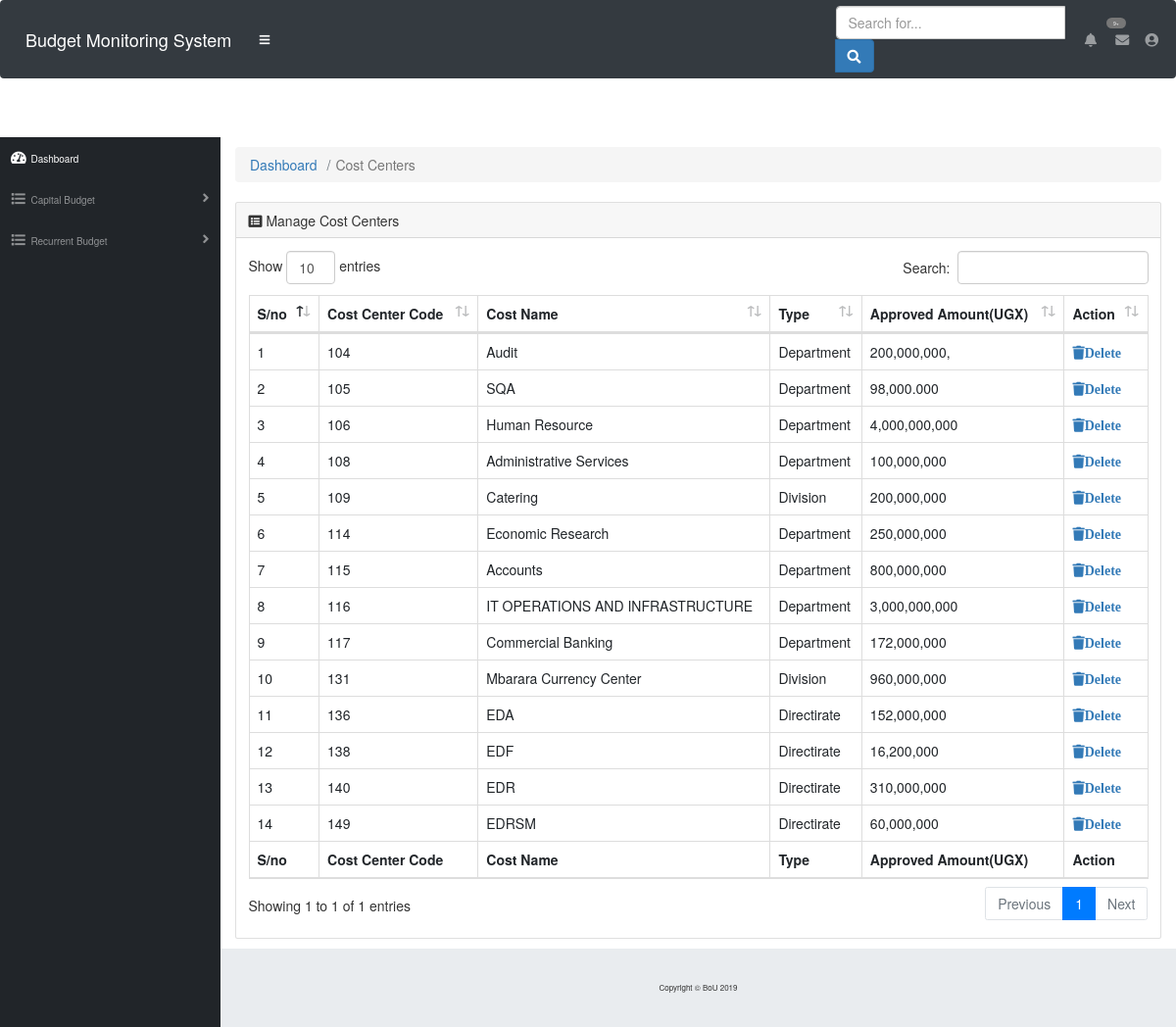
The page /BudgetViewer/manage_cost_centers.php on the database its author committed.
### tables this page shows
CREATE TABLE `costcenters` (
  `costcenterID` int(255) NOT NULL,
  `cost_center_code` varchar(100) NOT NULL,
  `names` varchar(200) NOT NULL,
  `type` char(100) DEFAULT NULL,
  `approvedAmount` varchar(200) DEFAULT NULL,
  `PostingDate` timestamp NOT NULL DEFAULT CURRENT_TIMESTAMP
);

### BudgetViewer/manage_cost_centers.php (the view, shortened to what this page needs)
 <?php
 include('include/mainheader.php');
 include('include/config.php');
?>
<div id="content-wrapper">
      <div class="container-fluid">
        <ol class="breadcrumb">
          <li class="breadcrumb-item">
            <a href="dashboard.php">Dashboard</a>
          </li>
          <li class="breadcrumb-item active">Cost Centers</li>
        </ol>
        <div class="card mb-3">
          <div class="card-header">
            <i class="fas fa-list-alt"></i>
            Manage Cost Centers</div>
          <div class="card-body">
            <div class="table-responsive">
              <table class="table table-bordered" id="dataTable" width="100%" cellspacing="0">
                <thead>
                  <tr>
                    <th>S/no</th>
                    <th>Cost Center Code</th>
                    <th>Cost Name</th>
                    <th>Type</th>
                    <th>Approved Amount(UGX)</th>
                    <th>Action</th>
                  </tr>
                </thead>
                <tfoot>
                  <tr>
                    <th>S/no</th>
                    <th>Cost Center Code</th>
                    <th>Cost Name</th>
                    <th>Type</th>
                    <th>Approved Amount(UGX)</th>
                    <th >Action</th>
                  </tr>
                </tfoot>
                <?php
                $result = mysqli_query($db,"SELECT *FROM costcenters");
                $count=1;
                while($row=mysqli_fetch_array($result)) {?>
                  <tbody>
                  <tr>
                    <td><?php echo $count?></td>
                  <td><?php echo  $row['cost_center_code']?></td>
                  <td><?php echo  $row['names']?></td> <td><?php echo  $row['type']?></td>
                  <td><?php echo  $row['approvedAmount']?></td>
                  <td>
               <a href="manage_cost_centers.php?costcenterID=<?php echo $row['costcenterID'];?>" onclick="return confirm('Are you sure you want yo delete')" <i class="fa fa-trash">Delete</i></a>
                  </td>
                  </tr>
                </tbody>
                                <?php $count=$count+1; } ?>
              </table>
            </div>
          </div>
      </div>
      <footer class="sticky-footer">
        <div class="container my-auto">
          <div class="copyright text-center my-auto">
            <span>Copyright © BoU 2019</span>
          </div>
        </div>
      </footer>
    </div>
  </div>

### rows shown on the page
costcenters: cost_center_code "104", names "Audit", type "Department", approvedAmount "200,000,000,"
costcenters: cost_center_code "105", names "SQA", type "Department", approvedAmount "98,000.000"
costcenters: cost_center_code "106", names "Human Resource", type "Department", approvedAmount "4,000,000,000"
costcenters: cost_center_code "108", names "Administrative Services", type "Department", approvedAmount "100,000,000"
costcenters: cost_center_code "109", names "Catering", type "Division", approvedAmount "200,000,000"
costcenters: cost_center_code "114", names "Economic Research", type "Department", approvedAmount "250,000,000"
costcenters: cost_center_code "115", names "Accounts", type "Department", approvedAmount "800,000,000"
costcenters: cost_center_code "116", names "IT OPERATIONS AND INFRASTRUCTURE", type "Department", approvedAmount "3,000,000,000"
costcenters: cost_center_code "117", names "Commercial Banking", type "Department", approvedAmount "172,000,000"
costcenters: cost_center_code "131", names "Mbarara Currency Center", type "Division", approvedAmount "960,000,000"
costcenters: cost_center_code "136", names "EDA", type "Directirate", approvedAmount "152,000,000"
costcenters: cost_center_code "138", names "EDF", type "Directirate", approvedAmount "16,200,000"
costcenters: cost_center_code "140", names "EDR", type "Directirate", approvedAmount "310,000,000"
costcenters: cost_center_code "149", names "EDRSM", type "Directirate", approvedAmount "60,000,000"
